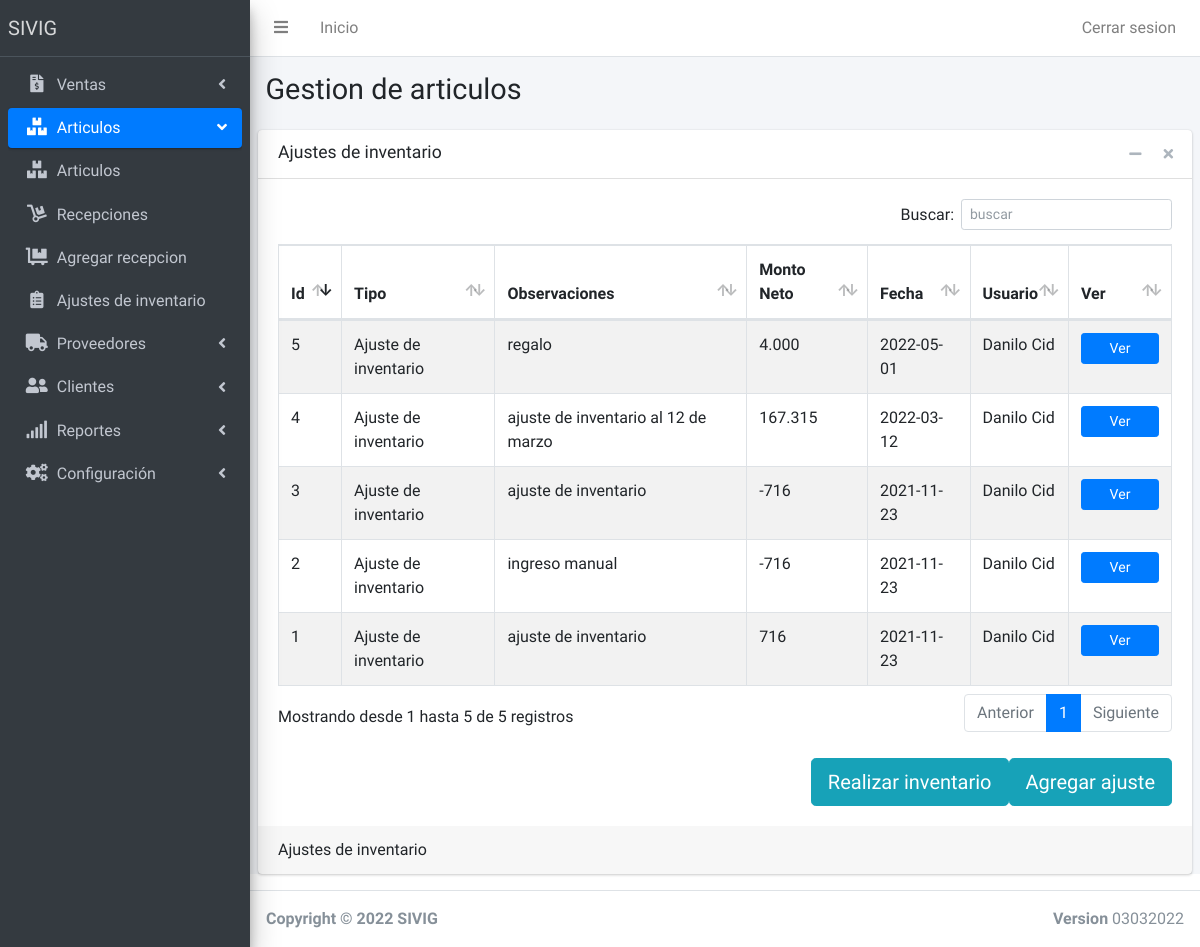
The app's page /AjustesDeInventario (signed in) with its own data.
### tables this page shows
CREATE TABLE `grupospaginas` (
  `idgrupo` int(11) NOT NULL AUTO_INCREMENT,
  `nombregrupo` varchar(120) NOT NULL,
  `imagengrupo` varchar(120) NOT NULL,
  `posicion` int(11) NOT NULL,
  PRIMARY KEY (`idgrupo`)
);

CREATE TABLE `permisos` (
  `IdPermiso` int(11) NOT NULL AUTO_INCREMENT,
  `IdUsuario` int(11) NOT NULL,
  `Idpagina` int(11) NOT NULL,
  `Permiso` int(11) NOT NULL,
  PRIMARY KEY (`IdPermiso`)
);

CREATE TABLE `paginas` (
  `IdPagina` int(11) NOT NULL AUTO_INCREMENT,
  `NombrePagina` varchar(120) NOT NULL,
  `Enlacepagina` varchar(120) NOT NULL,
  `Imagen` varchar(60) NOT NULL,
  `grupopagina` int(11) NOT NULL,
  PRIMARY KEY (`IdPagina`)
);

CREATE TABLE `ajustes_de_inventario` (
  `id` int(11) NOT NULL AUTO_INCREMENT,
  `tipo_movimiento` int(11) NOT NULL,
  `monto_neto` int(11) NOT NULL,
  `monto_imp` int(11) NOT NULL,
  `observaciones` text NOT NULL,
  `fecha` date NOT NULL,
  `usuario` int(11) NOT NULL,
  PRIMARY KEY (`id`)
);

CREATE TABLE `tipo_movimiento` (
  `id` int(11) NOT NULL AUTO_INCREMENT,
  `tipo` varchar(60) NOT NULL,
  PRIMARY KEY (`id`)
);

CREATE TABLE `usuarios` (
  `IdUsuario` int(11) NOT NULL AUTO_INCREMENT,
  `User` varchar(60) NOT NULL,
  `password` varchar(60) NOT NULL,
  `Nombre` varchar(60) NOT NULL,
  `Apellidos` varchar(80) NOT NULL,
  `Activo` int(11) NOT NULL,
  PRIMARY KEY (`IdUsuario`)
);

### Model/dbConection.php (called while the page is built)
<?php
class DB
{
	private $host;
	private $db;
	private $user;
	private $password;
	private $amb = 'DEV';
	public function __construct()
	{
		if ($this->amb == 'DEV') {
			$this->host = 'localhost';
			$this->db = 'sivig';
			$this->user = 'root';
			$this->password = '';
		} else {
			$this->host = 'localhost';
			$this->db = 'orhanoik_SIVIG';
			$this->user = 'orhanoik_sivig';
			$this->password = 'sivig2021-';
		}
	}
	public function connect()
	{
		try {
			$connection = "mysql:host=" . $this->host . ";dbname=" . $this->db;
			$options = [
				PDO::ATTR_ERRMODE => PDO::ERRMODE_EXCEPTION,
				PDO::ATTR_EMULATE_PREPARES => false,
				PDO::MYSQL_ATTR_INIT_COMMAND => "SET NAMES utf8",
			];
			$pdo = new PDO($connection, $this->user, $this->password, $options);
			return $pdo;
		} catch (PDOException $e) {
			print_r('Error conenection: ' . $e->getMessage());
		}
	}
}

### Controller/MenuController.php (called while the page is built, shortened)
<?php
include 'Model/dbConection.php';
class Menu extends DB{
        public function Getpaginas($idusuario, $idgrupo){
        $query = $this->connect()->prepare('SELECT * FROM paginas INNER JOIN permisos on permisos.Idpagina = paginas.IdPagina WHERE permisos.IdUsuario = :idusuario AND permisos.Permiso = 1 AND paginas.grupopagina = :idgrupo');
        $query->execute(['idusuario' => $idusuario, 'idgrupo' => $idgrupo]);
        $menusa = array();
        foreach ($query as $Menua) {
            $m = new Menus();
            $m->NombrePagina = $Menua[1];
            $m->EnlacePagina = $Menua[2];
            $m->IdPagina = $Menua[0];
            $m->ImagenPagina = $Menua['Imagen'];
            $m->GrupoPagina = $Menua[4];
            array_push($menusa, $m);
        }
        return $menusa;
       }
        public function GetGrupoPagina($idpagina){
            $query = $this->connect()->prepare('SELECT grupopagina FROM paginas WHERE Idpagina = :idpagina');
            $query->execute(['idpagina' => $idpagina]);
            foreach ($query as $a) {
                $idgrupo = $a[0];
            }
        return $idgrupo;
    }
        public function GetGrupos(){
            $query = $this->connect()->prepare('SELECT * FROM grupospaginas ORDER BY posicion ASC');
            $query->execute();
            $grupos = array();
            foreach ($query as $g) {
                array_push($grupos, $g);
            }
            return $grupos;
           }
}
?>

### Controller/AjustesDeInventarioController.php (called while the page is built, shortened)
<?php
class AjustesDeInventario extends DB
{
    public function GetAjustes()
    {
        try {
            $query = $this->connect()->prepare('SELECT * FROM ajustes_de_inventario');
            $query->execute();
            $ajustes = array();
            foreach ($query as $a) {
                array_push($ajustes, $a);
            }
            return $ajustes;
        } catch (PDOException $e) {
            print_r('Error conenection: ' . $e->getMessage());
        }
    }
}

### Controller/TipoMovimientoController.php (called while the page is built, shortened)
<?php
Class TiposMovimientos extends DB{
    public function GetTiposMovimientosId($id){
        $query = $this->connect()->prepare('SELECT * FROM tipo_movimiento WHERE id = :id');
            $query->execute(['id' => $id]);
            foreach ($query as $c) {
                $tipo = $c['tipo'];
            }
            return $tipo;
    }
}
?>

### Controller/UsuariosController.php (called while the page is built, shortened)
<?php
class Usuario extends DB{
        public function GetUsuarioPorId($idusuario){
            $query = $this->connect()->prepare('SELECT * FROM usuarios WHERE IdUsuario = :IdUsuario');
            $query->execute(['IdUsuario' => $idusuario]);
            $arrayusuarios = array();
            foreach ($query as $u) {
                array_push($arrayusuarios, $u);
            }
            return $arrayusuarios;
            }
}
?>

### AjustesDeInventario.php (the view, shortened to what this page needs)
<?php
$idpagina = 9;
include 'Includes/partials/header.php';
include 'Includes/partials/menu.php';
include 'Controller/AjustesDeInventarioController.php';
include 'Controller/TipoMovimientoController.php';
include 'Controller/UsuariosController.php';
$ajustes = new AjustesDeInventario();
$tipomovimiento = new TiposMovimientos();
$usuario = new Usuario();
?>
<div class="content-wrapper">
      <section class="content-header">
        <div class="container-fluid">
          <div class="row mb-2">
            <div class="col-sm-6">
              <h1>Gestion de articulos</h1>
            </div>
          </div>
        </div>
      </section>
      <section class="content">
        <div class="card">
          <div class="card-header">
            <h3 class="card-title">Ajustes de inventario</h3>
            <div class="card-tools">
              <button type="button" class="btn btn-tool" data-card-widget="collapse" data-toggle="tooltip" title="Collapse">
                <i class="fas fa-minus"></i></button>
              <button type="button" class="btn btn-tool" data-card-widget="remove" data-toggle="tooltip" title="Remove">
                <i class="fas fa-times"></i></button>
            </div>
          </div>
          <div class="card-body">
            <table id="tabla1" class="table table-bordered table-striped">
              <thead>
                <tr>
                  <th style="width: 20px">Id</th>
                  <th>Tipo</th>
                  <th>Observaciones</th>
                  <th>Monto Neto</th>
                  <th>Fecha</th>
                  <th>Usuario</th>
                  <th style="width: 60px">Ver</th>
                </tr>
              </thead>
              <tbody>
                <?php
                  $ajustesdeinventario = $ajustes->GetAjustes();
                  foreach($ajustesdeinventario as $a){
                    $nombreusuario = $usuario->GetUsuarioPorId($a['usuario']);
                    echo('<tr>
                    <td>'.$a['id'].'</td>
                    <td>'.$tipomovimiento->GetTiposMovimientosId($a['tipo_movimiento']).'</td>
                    <td>'.$a['observaciones'].'</td>
                    <td>'.number_format(($a['monto_neto'] + $a['monto_imp']), 0, ',', '.').'</td>
                    <td>'.$a['fecha'].'</td>
                    <td>'.$nombreusuario[0]['Nombre'].' '.$nombreusuario[0]['Apellidos'].'</td>
                    <td>
                    <form action="VerAjusteDeInventario" method="POST">
                    <input type="hidden" name="id" value="'.$a['id'].'">
                    <button type="submit" class="btn btn-block btn-primary btn-sm" name="Ver" value="Ver">Ver</button>
                    </form>
                    </td>');
                    echo('</tr>');
                  }
                ?>
              </tbody>
            </table>
            <br>
              <div class="float-right">
              <a href="AgregarAjuste" class="btn  btn-lg btn-info"> Agregar ajuste</a>
                  </div>
                  <div class="float-right">
              <a href="AgregarAjuste" class="btn  btn-lg btn-info"> Realizar inventario</a>
                  </div>
          </div>
          <div class="card-footer">
          Ajustes de inventario
          </div>
        </div>
      </section>
    </div>
  <?php
  include 'Includes/partials/footer.php';
  ?>

### Includes/partials/header.php (shortened to what this page needs)
<!DOCTYPE html>
<html lang="es">
<head>
  <link rel="stylesheet" href="Includes/plugins/fontawesome-free/css/all.min.css">
  <link rel="stylesheet" href="https://code.ionicframework.com/ionicons/2.0.1/css/ionicons.min.css">
  <link rel="stylesheet" href="Includes/plugins/datatables-bs4/css/dataTables.bootstrap4.css">
  <link rel="stylesheet" href="Includes/css/adminlte.min.css">
  <link rel="stylesheet" href="Includes/plugins/select2/css/select2.min.css">
  <link rel="stylesheet" href="Includes/plugins/select2-bootstrap4-theme/select2-bootstrap4.min.css">
</head>
<body class="hold-transition sidebar-mini">

### Includes/partials/menu.php (shortened to what this page needs)
<div class="wrapper">
    <nav class="main-header navbar navbar-expand navbar-white navbar-light">
      <ul class="navbar-nav">
        <li class="nav-item">
          <a class="nav-link" data-widget="pushmenu" href="#"><i class="fas fa-bars"></i></a>
        </li>
        <li class="nav-item d-none d-sm-inline-block">
          <a href="index" class="nav-link">Inicio</a>
        </li>
      </ul>
      <ul class="navbar-nav ml-auto">
        <li class="nav-item d-none d-sm-inline-block">
          <a href="Controller/LogoutController.php" class="nav-link">Cerrar sesion</a>
        </li>
      </ul>
    </nav>
    <aside class="main-sidebar sidebar-dark-primary elevation-4">
      <a href="./" class="brand-link">
        <span class="brand-text font-weight-light">SIVIG</span>
      </a>
      <div class="sidebar">
        <nav class="mt-2">
          <ul class="nav nav-pills nav-sidebar flex-column" data-widget="treeview" role="menu" data-accordion="false">
                 <li class="nav-item has-treeview">
                <?php
        require './Controller/MenuController.php';
        $menu = new Menu();
        $activo = "";
        $activog = "";
        $open = "";
        $grupos = $menu->GetGrupos();
        if ($idpagina == 0) {
          $idgrupoactivo = 0;
        }else{
          $idgrupoactivo = $menu->GetGrupoPagina($idpagina);
        }
        foreach ($grupos as $g) {
          if($idgrupoactivo === $g['idgrupo']){
            $activog = "active";
            $open = "menu-open";
          }else{
            $activog = "";
            $open = "";
          }
          echo '
          <li class="nav-item has-treeview '.$open.'">
          <a href="#" class="nav-link '.$activog.'">
            <i class="nav-icon '. $g['imagengrupo'] .'"></i>
            <p>
              '. $g['nombregrupo'].'
              <i class="right fas fa-angle-left"></i>
            </p>
          </a>
          <ul class="nav nav-treeview">';
          $datos = $menu->Getpaginas($_SESSION['id'], $g['idgrupo']);
          foreach ($datos as $n) {
            if($idpagina === $n->IdPagina){
              $activo = "active";
            }else{
              $activo = "";
            }
            echo '
            <li class="nav-item">
            <a href="'. $n->EnlacePagina.'" class="nav-link '. $activo.'">
              <i class="nav-icon '. $n->ImagenPagina.'"></i>
              <p>
              '. $n->NombrePagina.'
              </p>
            </a>
          </li>
          ';
      }
      echo '
          </ul>
         ';
      echo '
      </li>
     ';
        }
        ?>
                </ul>
        </nav>
      </div>
    </aside>

### Includes/partials/footer.php (shortened to what this page needs)
<footer class="main-footer">
    <div class="float-right d-none d-sm-block">
        <b>Version</b> 03032022
    </div>
    <strong>Copyright &copy; 2022 SIVIG</strong>
</footer>
</div>
</body>
</html>

### records on screen
grupospaginas: nombregrupo "Ventas"
grupospaginas: nombregrupo "Articulos"
permisos: Idpagina.NombrePagina "Articulos"
permisos: Idpagina.NombrePagina "Recepciones"
permisos: Idpagina.NombrePagina "Agregar recepcion"
permisos: Idpagina.NombrePagina "Ajustes de inventario"
grupospaginas: nombregrupo "Proveedores"
grupospaginas: nombregrupo "Clientes"
grupospaginas: nombregrupo "Reportes"
grupospaginas: nombregrupo "Configuración"
ajustes_de_inventario: id "1", tipo_movimiento.tipo "Ajuste de inventario", observaciones "ajuste de inventario", $a['monto_neto'] + $a['monto_imp'] "716", fecha "2021-11-23", usuarios.Nombre "Danilo", usuarios.Apellidos "Cid"
ajustes_de_inventario: id "2", GetTiposMovimientosId "Ajuste de inventario", observaciones "ingreso manual", $a['monto_neto'] + $a['monto_imp'] "-716", fecha "2021-11-23", usuarios.Nombre "Danilo", usuarios.Apellidos "Cid"
ajustes_de_inventario: id "3", GetTiposMovimientosId "Ajuste de inventario", observaciones "ajuste de inventario", $a['monto_neto'] + $a['monto_imp'] "-716", fecha "2021-11-23", usuarios.Nombre "Danilo", usuarios.Apellidos "Cid"
ajustes_de_inventario: id "4", GetTiposMovimientosId "Ajuste de inventario", observaciones "ajuste de inventario al 12 de marzo", $a['monto_neto'] + $a['monto_imp'] "167.315", fecha "2022-03-12", usuarios.Nombre "Danilo", usuarios.Apellidos "Cid"
ajustes_de_inventario: id "5", GetTiposMovimientosId "Ajuste de inventario", observaciones "regalo", $a['monto_neto'] + $a['monto_imp'] "4.000", fecha "2022-05-01", usuarios.Nombre "Danilo", usuarios.Apellidos "Cid"
